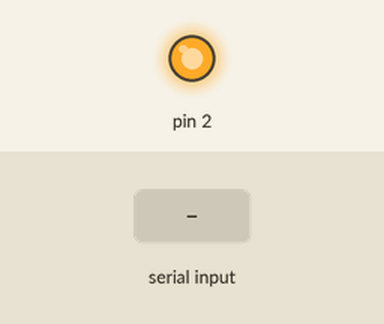
This sketch was run on a simulated Arduino Uno, built with avr-gcc and run on an emulated ATmega328P. On the bench: output pins drawn as LEDs (lit = HIGH). The inputs (shaded band) are chosen by the test bench.

Above: at 1.2 s.
1.3 s: "+" received over Serial
At 1.7 s:
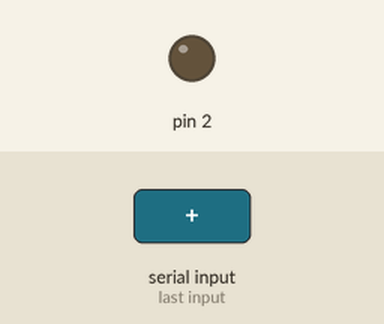
2.8 s: "-" received over Serial
At 4.1 s:
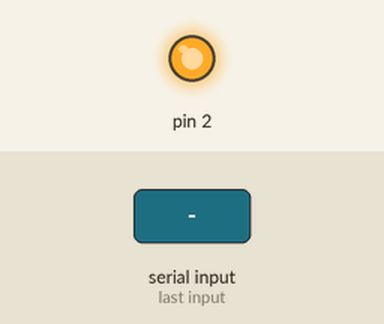
Timing chart, 0 to 5.8 s (numbered marks = the images above; inputs shaded):
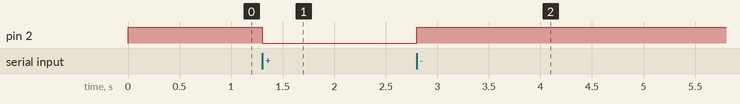

The sketch:

sketch_jan14a.ino
```cpp
void setup()
{
Serial.begin(9600);
pinMode(2, OUTPUT);
digitalWrite(2, HIGH);
}

void loop()
{
  while(Serial.available() == 0)  ;

  char symb = Serial.read();
 if(symb == '+') digitalWrite(2, LOW);
 if(symb == '-') digitalWrite(2, HIGH);
}
```

Measured:
- after the input at 1.3 s, pin 2: HIGH → LOW at once
- after the input at 2.8 s, pin 2: LOW → HIGH at once
